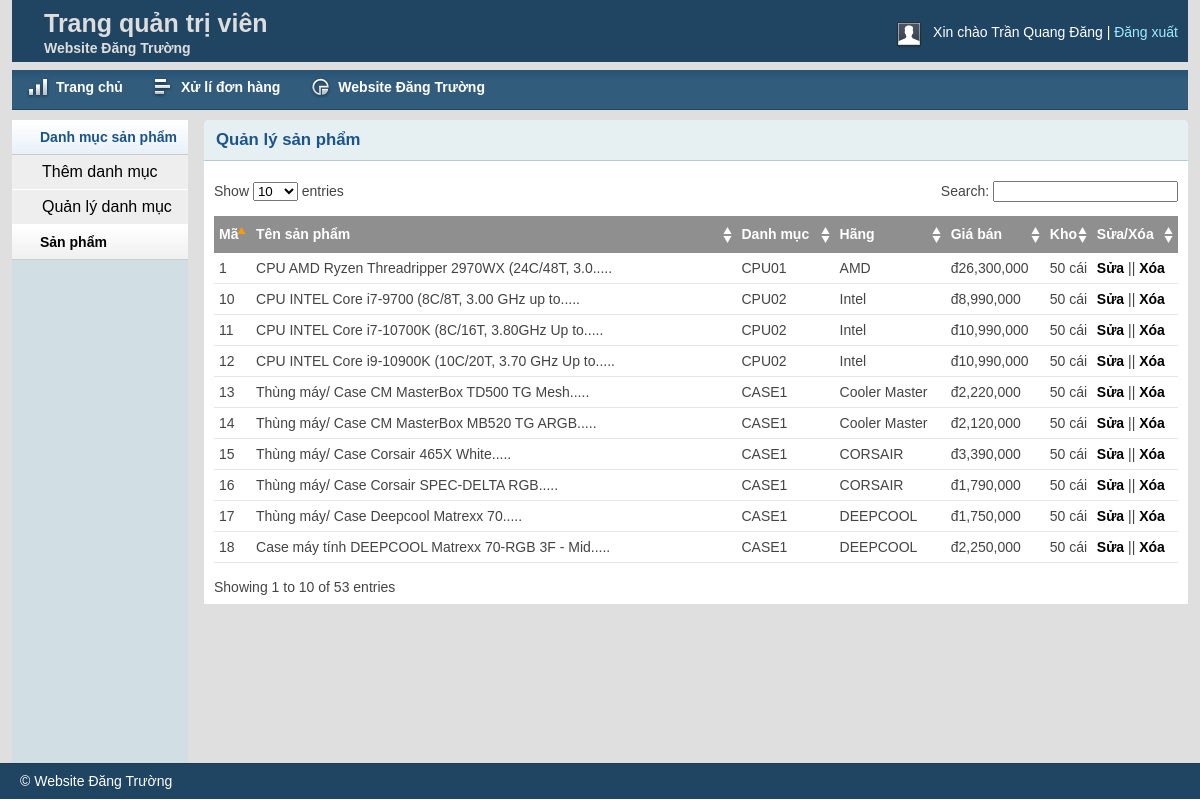
The page /Computers/admin/productlist.php (signed in) on the database its author committed.
### tables this page shows
create table tblProduct
(
	ProductID int primary key AUTO_INCREMENT,
  	CategoryNo char(5) not null,
  	Brand varchar(255) not null,
	ProductName text not null,
  	ProductImg varchar(255) not null,
  	Intro Mediumtext not null,
	UnitPrice int default 0 CHECK (UnitPrice >= 0),
	PerDiscount int default 0 CHECK (PerDiscount >= 0),
	QtyOnHand int default 0 CHECK (QtyOnHand >= 0),
  FOREIGN KEY (CategoryNo) REFERENCES tblProductCategory(CategoryID) ON DELETE CASCADE
);

### Computers/lib/Session.php (called while the page is built, shortened)
<?php
class Session
{
    public static function get($key)
    {
        if (isset($_SESSION[$key])) {
            return $_SESSION[$key];
        } else {
            return false;
        }
    }
}

### Computers/lib/Database.php (called while the page is built, shortened)
<?php
class Database
{
    public $host   = DB_HOST;
    public $user   = DB_USER;
    public $pass   = DB_PASS;
    public $dbname = DB_NAME;
    public $link;
    private function connectDB()
    {
        $this->link = new mysqli(
            $this->host,
            $this->user,
            $this->pass,
            $this->dbname
        );
    }
    public function select($query)
    {
        $result = $this->link->query($query) or
        die($this->link->error . __LINE__);
        if ($result->num_rows > 0) {
            return $result;
        } else {
            return false;
        }
    }
}

### Computers/classes/Product.php (called while the page is built, shortened)
<?php
$filepath = realpath(dirname(__FILE__));
include_once($filepath.'/../lib/Database.php');
include_once($filepath.'/../helpers/Format.php');
 ?>
<?php
class Product
{
    private $database;
    public function __construct()
    {
        $this->database = new Database();
    }
    public function getAllProduct()
    {
        $query = "SELECT * FROM tblProduct";
        $result = $this->database->select($query);
        return $result;
    }
}

### Computers/helpers/Format.php (called while the page is built, shortened)
<?php
class Format
{
    public function textShorten($text, $limit = 400)
    {
        $text = $text . " ";
        $text = substr($text, 0, $limit);
        $text = substr($text, 0, strrpos($text, ' '));
        $text = $text . ".....";
        return $text;
    }
}

### Computers/classes/Cart.php (called while the page is built, shortened)
<?php
$filepath = realpath(dirname(__FILE__));
include_once($filepath.'/../lib/Database.php');
include_once($filepath.'/../helpers/Format.php');
 ?>
<?php
class Cart
{
    public function DiscountPrice($UnitPrice, $PerDiscount)
    {
        return $UnitPrice - (($UnitPrice * $PerDiscount)/100);
    }
}

### Computers/admin/productlist.php (the view, shortened to what this page needs)
<?php include 'inc/header.php';?>
<?php include 'inc/sidebar.php';?>
<?php include '../classes/Product.php'; ?>
<?php include '../classes/Cart.php'; ?>
<?php include_once '../helpers/Format.php'; ?>
<?php
$cart = new Cart();
$pd = new Product();
$fm = new Format();
 ?>
<div class="grid_10">
    <div class="box round first grid">
        <h2>Quản lý sản phẩm</h2>
        <div class="block">
            <table class="data display datatable" id="example">
			<thead>
				<tr>
					<th	>Mã</th>
					<th >Tên sản phẩm</th>
					<th>Danh mục</th>
					<th>Hãng</th>
					<th>Giá bán</th>
					<th>Kho</th>
					<th>Sửa/Xóa</th>
				</tr>
			</thead>
			<tbody>
				<?php
                $getPd = $pd->getAllProduct();
                if ($getPd) {
                    while ($result = $getPd->fetch_assoc()) { ?>
					<tr class="odd gradeX">
						<td><?php echo $result['ProductID']; ?></td>
						<td><?php echo $fm->textShorten($result['ProductName'],50); ?></td>
						<td><?php echo $result['CategoryNo']; ?></td>
						<td><?php echo $result['Brand']; ?></td>
						<td>đ<?php echo number_format($cart->DiscountPrice($result['UnitPrice'],$result['PerDiscount'])); ?></td>
						<td><?php echo $result['QtyOnHand']." cái"; ?></td>
						<td><a href="productedit.php?proid=<?php echo $result['ProductID']; ?>">Sửa</a> || <a onclick="return confirm('Bạn có muốn xóa sản phẩm này không?')" href="?delpro=<?php echo $result['ProductID']; ?>">Xóa</a></td>
					</tr>
				<?php
                    }
                } ?>
			</tbody>
		</table>
       </div>
    </div>
</div>
<?php include 'inc/footer.php';?>

### Computers/admin/inc/header.php (shortened to what this page needs)
<?php
include '../lib/Session.php';
 ?>
<!DOCTYPE html>
<html>
<head>
    <link rel="stylesheet" type="text/css" href="css/reset.css" media="screen" />
    <link rel="stylesheet" type="text/css" href="css/text.css" media="screen" />
    <link rel="stylesheet" type="text/css" href="css/grid.css" media="screen" />
    <link rel="stylesheet" type="text/css" href="css/layout.css" media="screen" />
    <link rel="stylesheet" type="text/css" href="css/nav.css" media="screen" />
    <link href="css/table/demo_page.css" rel="stylesheet" type="text/css" />
</head>
<body>
    <div class="container_12">
        <div class="grid_12 header-repeat">
            <div id="branding">
                <div class="floatleft middle">
                    <h1>Trang quản trị viên</h1>
                    <p>Website Đăng Trường</p>
                </div>
                <div class="floatright">
                    <div class="floatleft">
                        <img src="img/img-profile.jpg" alt="Profile Pic" /></div>
                    <div class="floatleft marginleft10">
                        <ul class="inline-ul floatleft">
                            <li>Xin chào <?php echo Session::get('adminName'); ?></li>
                            <li><a href="?action=logout">Đăng xuất</a></li>
                        </ul>
                    </div>
                </div>
            </div>
        </div>
        <div class="grid_12">
            <ul class="nav main">
                <li class="ic-dashboard"><a href="dashboard.php"><span>Trang chủ</span></a> </li>
                <li class="ic-grid-tables"><a href="inbox.php"><span>Xử lí đơn hàng</span></a></li>
                <li class="ic-charts"><a href="#"><span>Website Đăng Trường</span></a></li>
            </ul>
        </div>

### Computers/admin/inc/sidebar.php (shortened to what this page needs)
<div class="grid_2">
    <div class="box sidemenu">
        <div class="block" id="section-menu">
            <ul class="section menu">
                <li><a class="menuitem">Danh mục sản phẩm</a>
                    <ul class="submenu">
                        <li><a href="catadd.php">Thêm danh mục</a> </li>
                        <li><a href="catlist.php">Quản lý danh mục</a> </li>
                    </ul>
                </li>
                <li><a class="menuitem">Sản phẩm</a>
                </li>
            </ul>
        </div>
    </div>
</div>

### Computers/admin/inc/footer.php (shortened to what this page needs)
    </div>
    <div id="site_info">
        <p>
         &copy; Website Đăng Trường</a>
        </p>
    </div>
</body>
</html>

### Computers/admin/css/layout.css (style rules this page uses)
body { background: #fff none repeat scroll 0 0; color: #444; font-size: 14px; padding: 0; }
.floatleft { float:left; }
.middle { margin-left: 22px; margin-top: -14px; }
.middle h1 { color:#ddd;margin:0 }
.middle p { color: #ddd; margin: 0; font-weight: bold; }
.floatright { float:right; }
.inline-ul li { display:inline; color:#fff; }
.marginleft10 { margin-left:10px; }
a { color: #000; font-weight:bold; text-decoration: none; }
.container_12, .container_16 { background:#dfdfdf; }
h1, h2, h3, h4, h5, h6 { line-height:1.2em; margin-bottom:.3em; }
h2 { margin-top:1em; }
#branding { font-weight: normal; margin-bottom: 0; padding: 22px 10px 3px; text-align: left; }
.header-repeat { background:url(../img/header-repeat.jpg) repeat-x; }
#branding a { color:#A1EAFF; font-weight:normal; }
#branding a:before { content:" | "; color:#fff; }
#branding ul, #branding ul li { margin:0px; padding:0px; }
#branding li { padding:0px 0px 0px 0px !important; }
.box { background:#fff; margin-bottom:20px; padding:10px 10px 10px 10px; margin-left:-8px; }
.box.grid { padding-bottom:40px; }
.box.round { -moz-border-radius: 5px 5px 0px 0px; -webkit-border-radius: 5px 5px 0px 0px; border-radius: 5px 5px 0px 0px; }
.box h2 { font-size:1.2em; font-weight:bold; color:#1B548D; background:#E6F0F3; margin:-10px -10px 0 -10px; padding:10px 12px; border-bottom:1px solid #B3CBD6; -moz-border-radius: 5px 5px 0px 0px; -webkit-border-radius: 5px 5px 0px 0px; border-radius: 5px 5px 0px 0px; }
.box.first { min-height: 406px; }
.block { padding-top:20px; }
.box.sidemenu { background-color:#D1DEE4; padding:0px; margin:0px; cursor:pointer; }
.box.sidemenu .block { padding-top:0px; margin-top:0px; }
p { margin-bottom:1em; }
ul, ol { padding-top:0; }
ul.menu { list-style:none; border-top:1px solid #bbb; }
ul.menu li { margin:0; }
ul.menu li a { display:block; padding:4px 10px; border-bottom:1px solid #ccc; }
ul.menu ul { list-style:none; margin:0; }
ul.menu ul li a { padding-left:30px; }
ul.section { border-top:0; margin-bottom:0; }
ul.section li a { background:url(../img/sidemenu-repeat.jpg) repeat-x; line-height:26px; padding-left:28px; }
ul.section li li a { background:#ddd; border-bottom:1px solid #eee; }
ul.section ul li { text-transform:none; }
ul.section ul.current li a { background: #eee none repeat scroll 0 0; border-bottom: 1px solid #fff; font-size: 16px; font-weight: normal; }
ul.section li a.current { color:#1B548D; background:url(../img/sidemenu-repeat-hover.jpg) repeat-x; }
#site_info { color:#fff; background:#204562; border-top:1px solid #1d3b53; padding-left:20px; }
#site_info p { line-height:35px; margin-bottom:0px; }
.block { padding-bottom:1px; }
table.display { margin: 0 auto; clear: both; width: 100%; }
.sorting_asc { background: #8f8f8f url(../img/table/sort_asc.png) no-repeat center right; padding:8px 5px; text-align:left; color:#fff; }
.sorting { background:#8f8f8f url(../img/table/sort_both.png) no-repeat center right; padding:8px 5px; text-align:left; color:#fff; }
tr.odd { height: 30px; line-height: 30px; border-bottom:1px solid #e6e6e6; }
tr.even { height: 30px; line-height: 30px; border-bottom:1px solid #e6e6e6; }
tr.odd td, tr.even td { padding-left:5px; }

### rows shown on the page
tblproduct: ProductID "1", ProductName "CPU AMD Ryzen Threadripper 2970WX (24C/48T, 3.0.....", CategoryNo "CPU01", Brand "AMD", UnitPrice+PerDiscount "26,300,000", QtyOnHand "50"
tblproduct: ProductID "10", ProductName "CPU INTEL Core i7-9700 (8C/8T, 3.00 GHz up to.....", CategoryNo "CPU02", Brand "Intel", UnitPrice+PerDiscount "8,990,000", QtyOnHand "50"
tblproduct: ProductID "11", ProductName "CPU INTEL Core i7-10700K (8C/16T, 3.80GHz Up to.....", CategoryNo "CPU02", Brand "Intel", UnitPrice+PerDiscount "10,990,000", QtyOnHand "50"
tblproduct: ProductID "12", ProductName "CPU INTEL Core i9-10900K (10C/20T, 3.70 GHz Up to.....", CategoryNo "CPU02", Brand "Intel", UnitPrice+PerDiscount "10,990,000", QtyOnHand "50"
tblproduct: ProductID "13", ProductName "Thùng máy/ Case CM MasterBox TD500 TG Mesh.....", CategoryNo "CASE1", Brand "Cooler Master", UnitPrice+PerDiscount "2,220,000", QtyOnHand "50"
tblproduct: ProductID "14", ProductName "Thùng máy/ Case CM MasterBox MB520 TG ARGB.....", CategoryNo "CASE1", Brand "Cooler Master", UnitPrice+PerDiscount "2,120,000", QtyOnHand "50"
tblproduct: ProductID "15", ProductName "Thùng máy/ Case Corsair 465X White.....", CategoryNo "CASE1", Brand "CORSAIR", UnitPrice+PerDiscount "3,390,000", QtyOnHand "50"
tblproduct: ProductID "16", ProductName "Thùng máy/ Case Corsair SPEC-DELTA RGB.....", CategoryNo "CASE1", Brand "CORSAIR", UnitPrice+PerDiscount "1,790,000", QtyOnHand "50"
tblproduct: ProductID "17", ProductName "Thùng máy/ Case Deepcool Matrexx 70.....", CategoryNo "CASE1", Brand "DEEPCOOL", UnitPrice+PerDiscount "1,750,000", QtyOnHand "50"
tblproduct: ProductID "18", ProductName "Case máy tính DEEPCOOL Matrexx 70-RGB 3F - Mid.....", CategoryNo "CASE1", Brand "DEEPCOOL", UnitPrice+PerDiscount "2,250,000", QtyOnHand "50"

### other values the page prints
Session::get('adminName') "Trần Quang Đăng"
